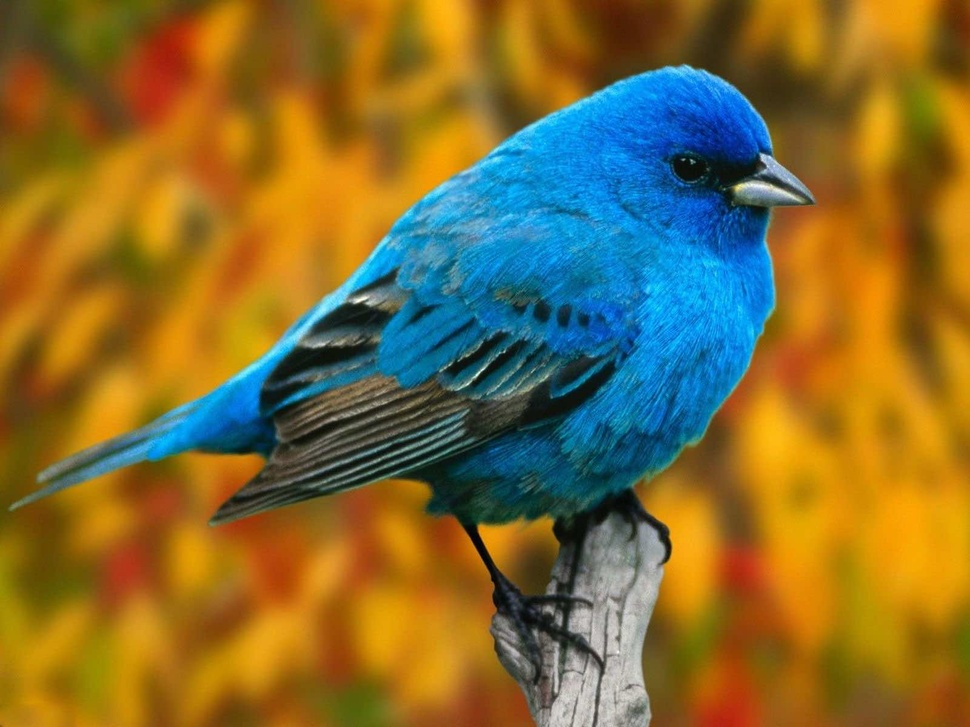
#> input picture ENEE408ILab3/bird.jpg, 970 x 727 px, shrunk from 1600 x 1200 before the run
$ jupyter execute --allow-errors ENEE408ILab3.ipynb
#> lines starting #> are read from the running program, lines starting #| are printed output that depends on the picture; after the words box and inside, x2 and y2 are one past the last pixel; in counts of white or black regions, pixels touching at a corner belong together
# Numpy

[cell 1]
import numpy as np
from math import sqrt

create a numpy array with the elements [1,2,3,4]

[cell 2]
array = np.array([1,2,3,4])
array

Use np.ones, np.zeros to create an array of 1’s with dimension 3x4 and an array of 0’s with  dimension 4x3

[cell 3]
ones_array = np.ones((3, 4))
ones_array

[cell 4]
zeros_array = np.zeros((4, 3))
zeros_array

Create a 2x3 matrix A and a 3x4 matrix B and perform a matrix multiplication using numpy.

[cell 5]
A = np.array([[1,2,3],[4,5,6]])
B = np.array([[1,2,3,4],[5,6,7,8],[9,1,2,3]])
A

[cell 6]
B

[cell 7]
S = np.dot(A,B)
S

Find the eigenvalues and eigenvectors of the matrix ([3,1],[1,2])

[cell 8]
C = np.array([[3,1],[1,2]])
val, vec = np.linalg.eig(C)
print("val:", val)
print("vec:", vec)

# Matplotlib

[cell 9]
import matplotlib.pyplot as plt

Create a line plot of the sine function over the interval [0, 2π] using Matplotlib.

[cell 10]
x = np.linspace(0, 2 * np.pi, 1000)
y = np.sin(x)
plt.figure(figsize=(7, 7))
plt.plot(x, y)
plt.xlabel('x')
plt.ylabel('sin(x)')
plt.show()
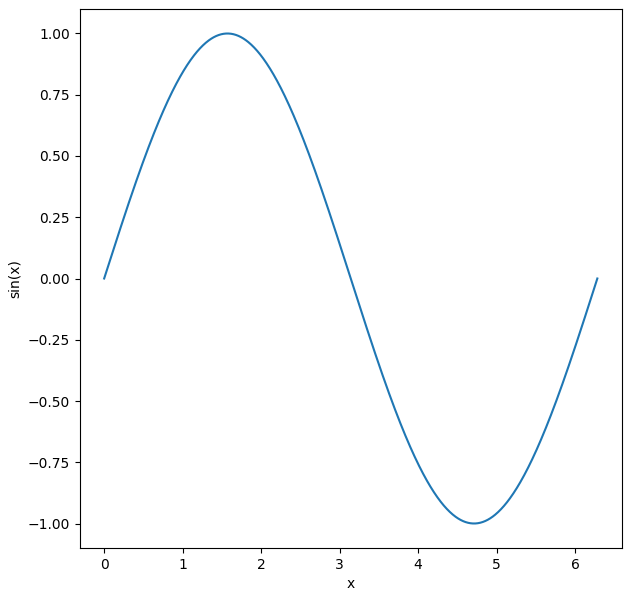
#> figure drawn by matplotlib, 1 panel; curve peaks at x = 1.57, y = 1

Plot the 3d graph of the function given below using Matplotlib

[cell 11]
# Define the function
x = np.linspace(-8, 8, 200)
y = np.linspace(-8, 8, 200)
x, y = np.meshgrid(x, y)
z = np.sin(np.sqrt(x**2 + y**2))

# Plot the 3D surface
fig = plt.figure()
ax = fig.add_subplot(111, projection='3d')
ax.plot_surface(x, y, z,cmap='viridis')

plt.show()
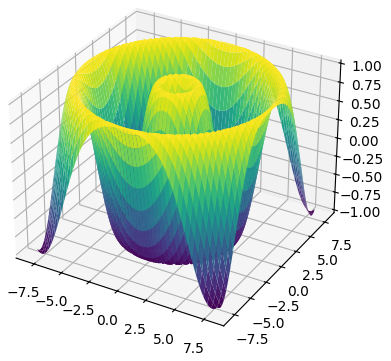
#> figure drawn by matplotlib, 1 panel

# SciPy

3.4 Solve The linear System of equations given below using Scipy

[cell 12]
from scipy.linalg import solve

[cell 13]
A = np.array([[3, 1],
              [1, 2]])

b = np.array([9, 8])

# Solve the system of equations
x = solve(A, b)

print("The solution is:", x)

Find the minimum of the function given below using Scipy's optimization module

#> (a cell that did not finish here is left out)

[cell 15]
def y(x):
    return x**2 + 2*x

# Find the minimum
#> (the rest of this cell did not finish here and is left out)

Perform the Fourier transformation of the function given below using SciPy. Plot the frequency
response using matplotlib

[cell 16]
from scipy.fft import fft, fftfreq

def f(x):
    return np.sin(100 * np.pi * x) + 0.5 * np.sin(160 * np.pi * x)

# Create an array of x values
x = np.linspace(0, 1, 1000)
y = f(x)

# Perform the Fourier transform using SciPy
y_fft = fft(y)
n = len(x)
xf = fftfreq(n, (x[1] - x[0]))[:n//2]  # Frequency axis

# Plot the original function
plt.figure(figsize=(12, 6))

plt.subplot(2, 1, 1)
plt.plot(x, y)
plt.title('Original Function')
plt.xlabel('x')
plt.ylabel('f(x)')

# Plot the frequency response
plt.subplot(2, 1, 2)
plt.plot(xf, 2.0/n * np.abs(y_fft[:n//2]))
plt.title('Frequency Response')
plt.xlabel('Frequency (Hz)')
plt.ylabel('Amplitude')
plt.tight_layout()
plt.show()
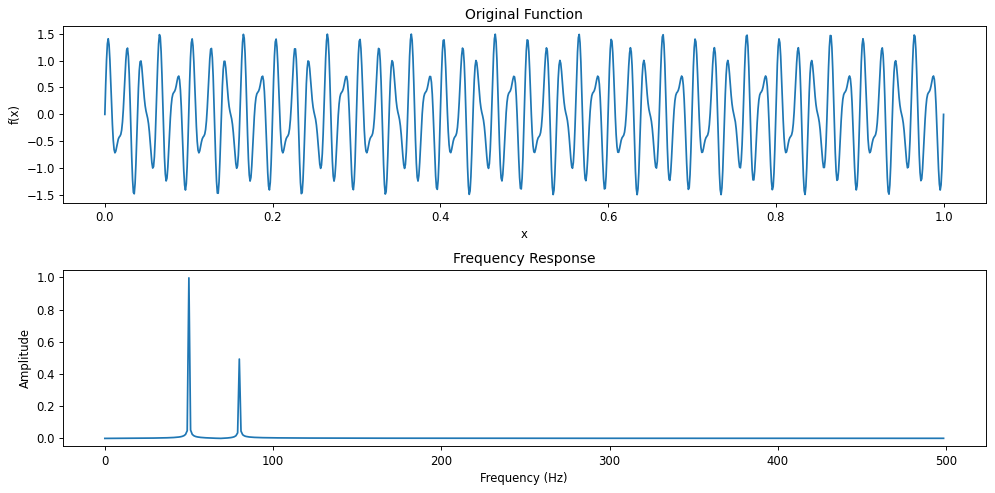
#> figure drawn by matplotlib, 2 panels; panel 1: curve peaks at x = 0.365, y = 1.49; panel 2: curve peaks at x = 49.95, y = 0.996

# OpenCV

[cell 17]
import cv2 as cv
image = cv.imread('bird.jpg')
#> image is the input picture: shape (727, 970, 3); mean B, G, R 50.3, 108.1, 130.5
original = cv.cvtColor(image, cv.COLOR_BGR2RGB)
img = cv.imread('bird.jpg', cv.IMREAD_GRAYSCALE)
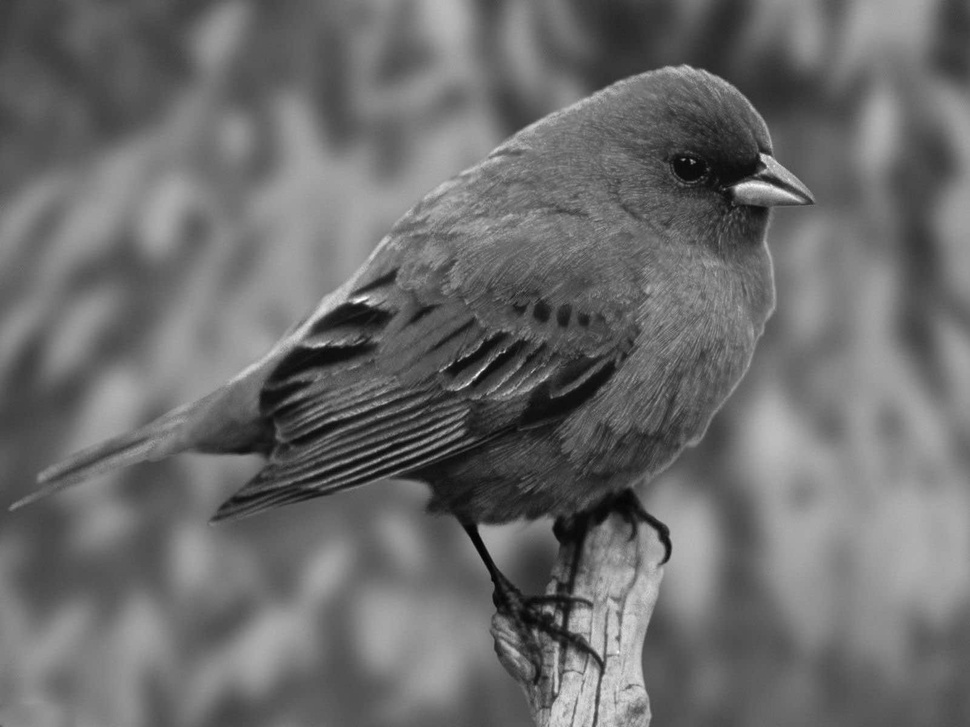
#> img: shape (727, 970); min 0, max 253, mean 108.2
assert img is not None, "file could not be read, check with os.path.exists()"
edges = cv.Canny(img,100,200)
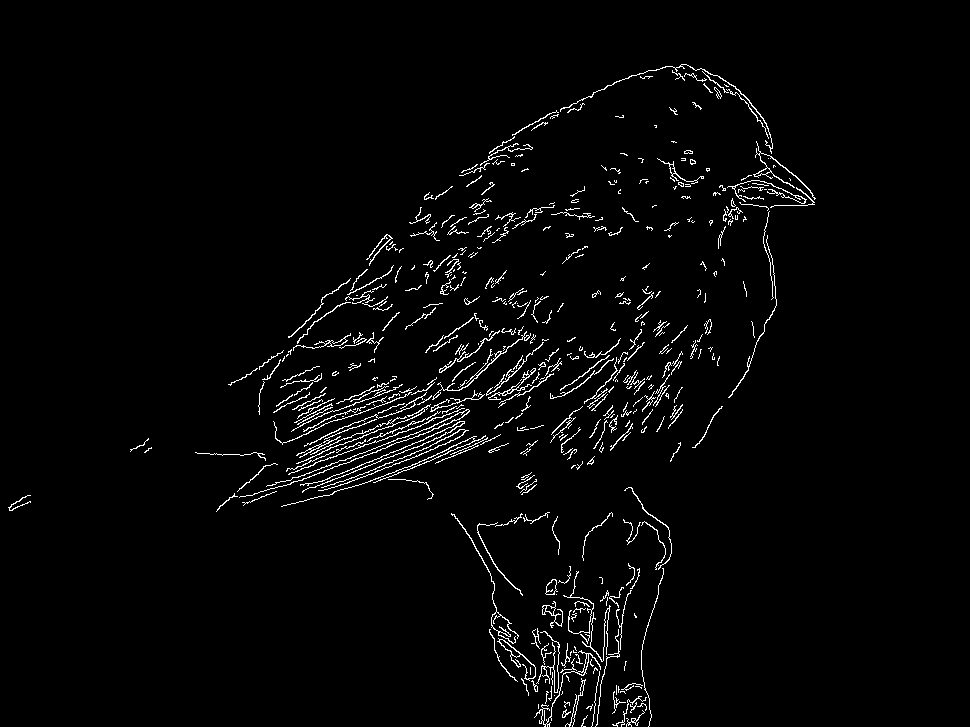
#> edges: shape (727, 970); 2.6% white in thin lines or dots, all inside (x1, y1, x2, y2) = (8, 64, 816, 727)
plt.figure(figsize=(12, 6))
plt.subplot(131),plt.imshow(original)
plt.title('Original Image'), plt.xticks([]), plt.yticks([])
plt.subplot(132),plt.imshow(img,cmap = 'gray')
plt.title('Grayscale Image'), plt.xticks([]), plt.yticks([])
plt.subplot(133),plt.imshow(edges,cmap = 'gray')
plt.title('Edge Image'), plt.xticks([]), plt.yticks([])
plt.show()

[cell 18]
import cv2 as cv
image = cv.imread('faces.jpg')
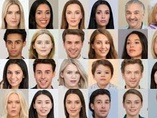
#> input picture ENEE408ILab3/faces.jpg, 157 x 118 px, shrunk from 259 x 194 before the run
#> image is the input picture: shape (118, 157, 3); mean B, G, R 132, 145.3, 170
img = cv.cvtColor(image, cv.COLOR_BGR2RGB)
#> img: shape (118, 157, 3)
gray = cv.imread('faces.jpg', cv.IMREAD_GRAYSCALE)
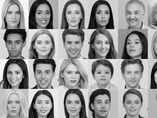
#> gray: shape (118, 157); min 0, max 255, mean 151.2

assert img is not None, "file could not be read, check with os.path.exists()"


edges = cv.Canny(img,100,200)
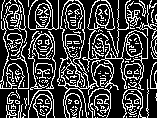
#> edges: shape (118, 157); 25.7% white in thin lines or dots
plt.figure(figsize=(12, 6))
plt.subplot(131),plt.imshow(img)
plt.title('Original Image'), plt.xticks([]), plt.yticks([])
plt.subplot(132),plt.imshow(gray,cmap = 'gray')
plt.title('Grayscale Image'), plt.xticks([]), plt.yticks([])
plt.subplot(133),plt.imshow(edges,cmap = 'gray')
plt.title('Faces Image'), plt.xticks([]), plt.yticks([])
plt.show()

[cell 19]
import sys
face_cascade = cv.CascadeClassifier('haarcascade_frontalface_default.xml')

img = cv.imread('faces.jpg')

img = cv.cvtColor(img, cv.COLOR_BGR2RGB)

faces = face_cascade.detectMultiScale(img, scaleFactor=1.1, minNeighbors=8, minSize=(20, 20))
#> faces = [[1, 32, 26, 26], [59, 32, 29, 29], [30, 61, 27, 27], [90, 63, 26, 26], [119, 62, 29, 29]]


for (x, y, w, h) in faces:
    cv.rectangle(img, (x, y), (x+w, y+h), (255, 0, 0), 2)
#> this loop made 5 passes
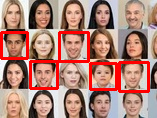
#> img: shape (118, 157, 3); mean R, G, B 176.8, 130.8, 118.3


cv.imshow('Face Detection', img)
plt.subplot(111),plt.imshow(img)
plt.title('Faces Image'), plt.xticks([]), plt.yticks([])
